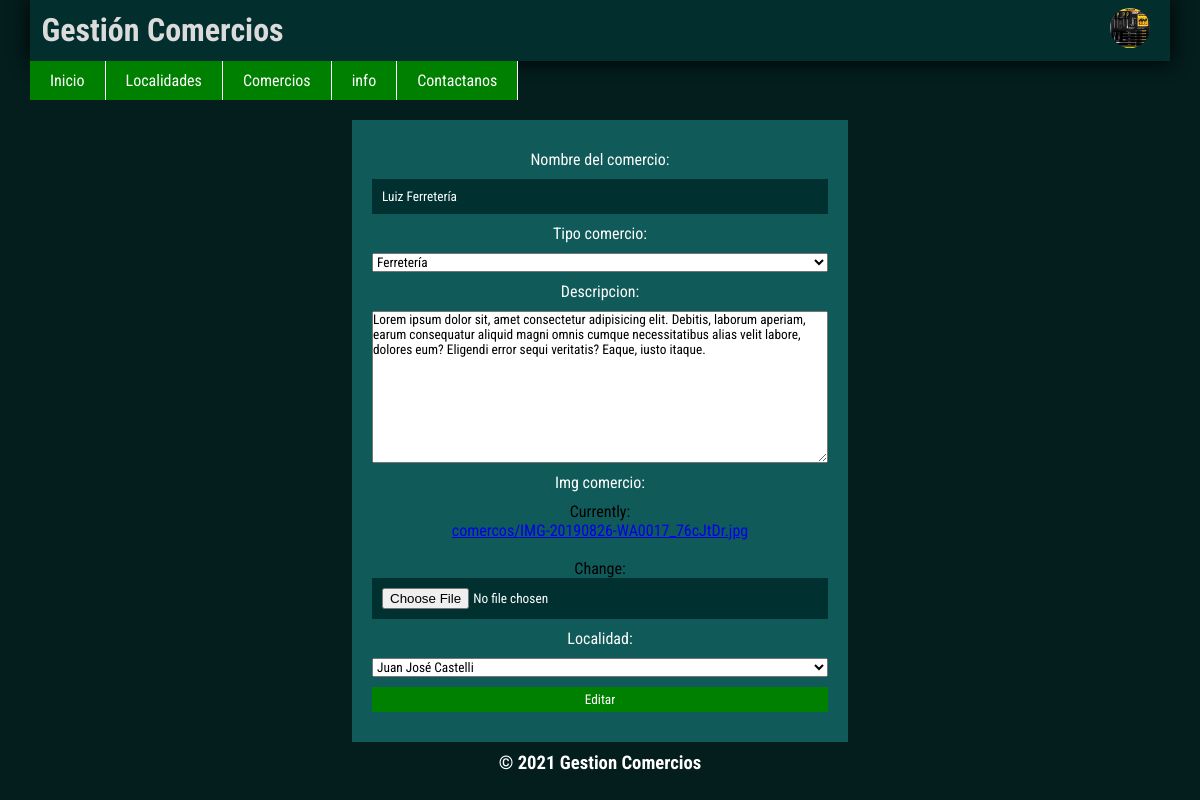
The page /editar_comercio/1 (signed in) on the database its author committed.
### UsuariosApp/models.py (models this page shows)
class ImgPerfil(models.Model):
    usuario = models.ForeignKey(User, on_delete=models.CASCADE)
    img_perfil = models.ImageField(upload_to='imgPerfil')

### GestionComerciosApp/models.py (models this page shows, shortened)
class PostDeComerciosForms(models.Model):
    post_user = models.ForeignKey(User, on_delete=models.CASCADE)
    nombre_del_comercio = models.CharField(max_length=100)
    tipo_comercio = models.ForeignKey(ComercioForms, on_delete=models.CASCADE)
    descripcion = models.TextField()
    img_comercio = models.ImageField(upload_to='comercos')
    localidad = models.ForeignKey(LocalidadesForms,on_delete=models.CASCADE)

class LocalidadesForms(models.Model):
    localidad = models.CharField(max_length=200)
    def __str__(self):
        return self.localidad

### UsuariosApp/views.py (the view, shortened to what this page needs)
# urls.py: path('editar_comercio/<int:id>',editar_comercio , name='editar_comercio'),
def editar_comercio(request, id):
    if request.user.is_authenticated:
        img_perfil = ImgPerfil.objects.filter(usuario=request.user)
        get_post = PostDeComerciosForms.objects.get(id=id)
        form = PostDeComerciosFormulario(instance=get_post)
        return render(request, 'editar_comercio.html',{'img':img_perfil, 'form':form})
    else:
        return redirect('login')

### UsuariosApp/forms.py
class PostDeComerciosFormulario(forms.ModelForm):
    class Meta:
        model = PostDeComerciosForms
        fields = [
                'nombre_del_comercio', 'tipo_comercio', 'descripcion', 'img_comercio','localidad',
        ]

### GestionComerciosApp/models.py (called while the page is built)
    def __str__(self):
        return self.comercio

### UsuariosApp/templates/editar_comercio.html (shortened to what this page needs)
{% extends 'base.html' %}
{% load static %}
{% block section %}
<section class="sectin-add-comercio">
    <form action="" method="POST"  enctype="multipart/form-data">
        {{ form }}
        <button type="submit" >Editar</button>
    </form>
</section>
{% endblock %}

### GestionComerciosApp/templates/base.html (shortened to what this page needs)
<!DOCTYPE html>
<html lang="en">
<head>
    {% load static %}
    <link rel="stylesheet" href="{% static 'estilos.css' %}">
    <link rel="stylesheet" href="{% static 'listas.css' %}">
</head>
<body>
    <header>
        <h1>Gestión Comercios</h1>
        <div class="usuarios">
            {% if request.user.is_authenticated %}
                    {% if img %}
                        {% for i in img %}
                            <img class="perfil-img" src="{{ i.img_perfil.url }}" alt="">
                        {% endfor %}
                    {% else %}
                        <img class="perfil-img" src="{% static 'img/user/default-user-img.jpg' %}" alt="">
                    {% endif %}
            {% else %}
                <a class="btn-login" href="{% url 'login' %}">Iniciar sesión</a>
                <a class="btn-register" href="{% url 'registro' %}">Regístrate</a>
            {% endif %}
        </div>
    </header>
    <nav>
        <ul>
            <li><a href="{% url 'home' %}">Inicio</a></li>
            <li class="localidad"><a href="{% url 'localidades' %}">Localidades</a></li>
            <li><a href="{% url 'comercios'  %}">Comercios</a></li>
            <li><a href="{% url 'info'  %}">info</a></li>
            <li><a href="{% url 'contactanos'  %}">Contactanos</a></li>
        </ul>
    </nav>
    {% block section %}
    {% endblock %}
    <footer>
        <h3>&copy; 2021 Gestion Comercios</h3>
    </footer>
</body>
</html>

### GestionComerciosApp/static/estilos.css (style rules this page uses)
* { margin: 0%; padding: 0%; font-family: 'Roboto Condensed', sans-serif; }
body { background:rgb(4, 29, 29); width: 95%; margin: auto; }
header { display: flex; align-items: center; background: rgb(3, 46, 46); box-shadow: 0 0 20px; }
header h1 { color: rgb(219, 219, 219); padding: 1%; }
.usuarios { position: relative; margin-left: auto; }
.perfil-img { width: 40px; height: 40px; border-radius: 20px; margin: 0 20px; }
nav > ul { list-style: none; display: flex; }
nav > ul > li > a { text-decoration: none; display: block; padding: 10px 20px; background: green; color: white; border-right: 1px solid white; transition: background 0.6s; }
.localidad { position: relative; }
section { margin-top: 20px; }
footer h3 { text-align: center; color: white; padding: 10px 0; }
.sectin-add-comercio { margin-top:20px ; }
.sectin-add-comercio > form { display:flex; flex-direction: column; text-align: center; width: 40%; margin: auto; background: rgb(16, 90, 90); padding: 20px; }
.sectin-add-comercio > form > input { display: block; color: white; background: rgb(1, 48, 48); padding: 10px; border-style: none; }
.sectin-add-comercio > form > label { display: block; color: white; padding: 10px; }
.sectin-add-comercio > form > button { padding: 5px; margin: 10px 0; background: green; border-style: none; color: white; }

### rows shown on the page
ImgPerfil: img_perfil (picture)
PostDeComerciosForms: nombre_del_comercio "Luiz Ferretería", tipo_comercio "Ferretería", descripcion "Lorem ipsum dolor sit, amet consectetur adipisicing elit. Debitis, laborum aperiam, earum consequatur aliquid magni omnis cumque necessitatibus alias velit labore, dolores eum? Eligendi error sequi veritatis? Eaque, iusto itaque."
LocalidadesForms: localidad "Juan José Castelli"
